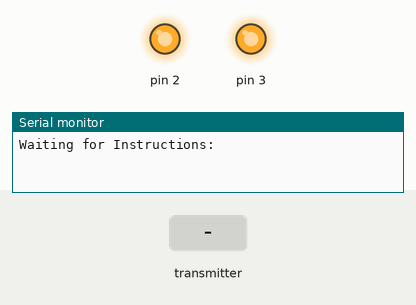
Simulated run of this sketch. Board: Arduino Uno, built with avr-gcc and run on an emulated ATmega328P. Parts: output pins drawn as LEDs (lit = HIGH), the last lines printed to the serial monitor. Inputs (shaded band) come from the test bench. No radio packets arrive unless stated.

Above: at 2.2 s.
2.3 s: the transmitter starts sending relay = 1
At 3.0 s:
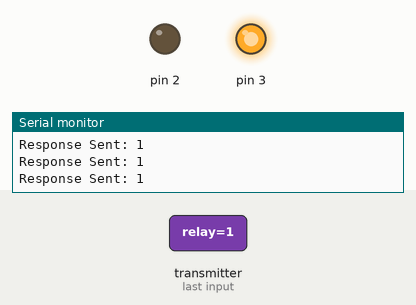
Timing chart, 0 to 5.3 s (numbered marks = the images above; inputs shaded):
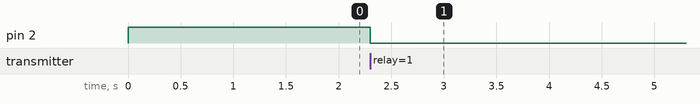

Measured:
- after the input at 2.3 s, pin 2: HIGH → LOW at once

The sketch:

nRF24L01_-_receive_control.ino
```cpp
#include <nRF24L01.h>
#include <SPI.h>
#include <RF24.h>

RF24 radio (7, 8);                           // CE to 7 and CS to 8
byte address[][6] = {"00001", "00002"};


struct package
{
  int relay = 0;
};
package data;

struct message
{
  int msg;
};
message MSG;


void setup()
{
  pinMode(2, OUTPUT);
  pinMode(3, OUTPUT);
  digitalWrite(2, HIGH);
  digitalWrite(3, HIGH);
  Serial.begin(9600);
  delay(1000);
  Serial.println("Waiting for Instructions:");
  radio.begin();
  radio.setChannel(115);
  radio.setPALevel(RF24_PA_MIN);
  radio.openReadingPipe(1, address[1]);
  radio.openWritingPipe(address[0]);
}


void relayControl()
{
  if (data.relay == 1){
    digitalWrite(2, LOW);
    MSG.msg = 1;
    delay(50);
    WriteMsg();
  }
  if (data.relay == 2){
    digitalWrite(2, HIGH);
    MSG.msg = 2;
    delay(50);
    WriteMsg();
  }
  if (data.relay == 3){
    digitalWrite(3, LOW);
    MSG.msg = 3;
    delay(50);
    WriteMsg();
  }
  if (data.relay == 4){
    digitalWrite(3, HIGH);
    MSG.msg = 4;
    delay(50);
    WriteMsg();
  }
}


void WriteMsg()
{
  radio.stopListening();
  radio.write(&MSG, sizeof(MSG));
    Serial.print("\nResponse Sent: ");
    Serial.println(MSG.msg);
  delay(50);
}


void ReadData()
{
  radio.startListening();
  while (radio.available())
    {
      radio.read(&data, sizeof(data));
      relayControl();
  }
}


void loop()
{
 ReadData();
}
```
